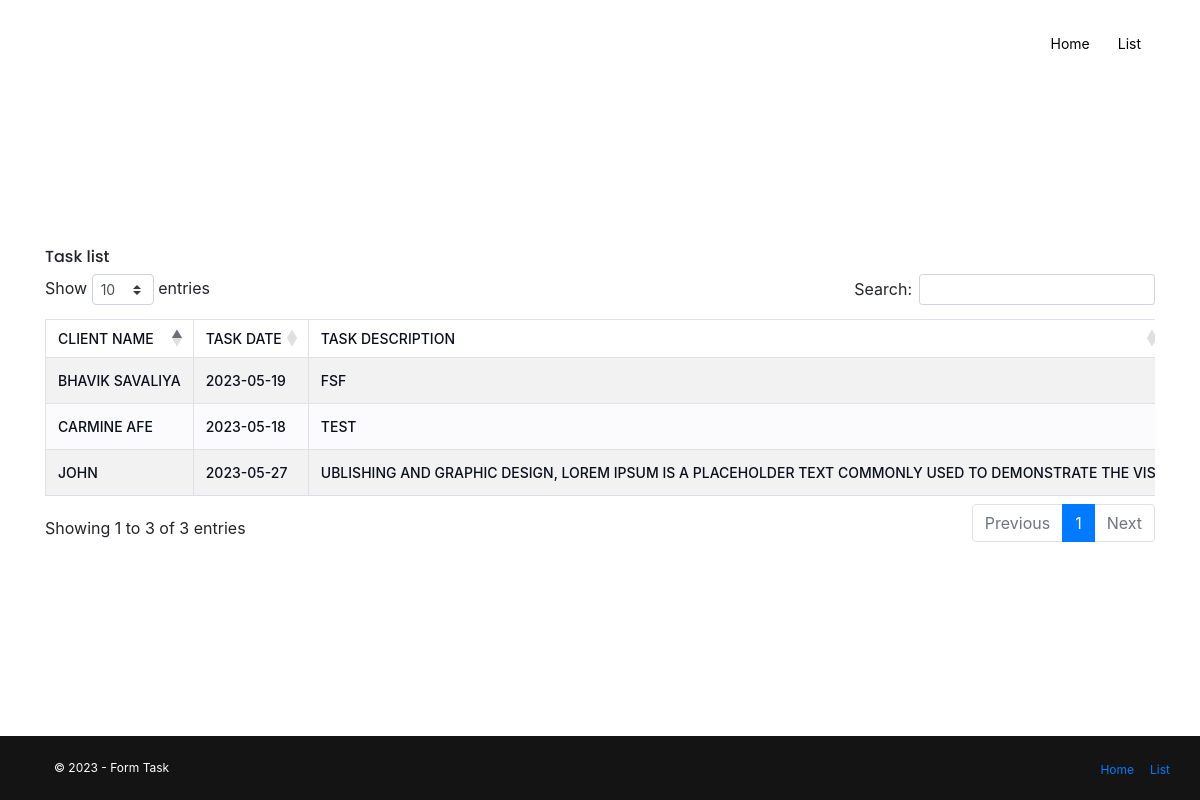
Screenshot of /index.php/website/list with the database file from the repository.
### tables this page shows
CREATE TABLE `tasks` (
  `id` int(11) NOT NULL,
  `client_name` text DEFAULT NULL,
  `created_at` timestamp NOT NULL DEFAULT current_timestamp(),
  `task_date` date DEFAULT NULL,
  `task_description` text DEFAULT NULL,
  `task_percentage` text DEFAULT NULL,
  `supporting_details` text DEFAULT NULL,
  `billing_type` enum('Billable','Non Billable') DEFAULT NULL
);

### application/controllers/Website.php (called while the page is built, shortened)
<?php
class Website extends CI_Controller {
    public function list(){
	    $this->load->model('Task_model');
	    $data['tasks'] = $this->Task_model->fetch_tasks();
	    $data['view']='website/list';
	    $data['page'] = 'page';
	    $data['title'] = 'Form Task| Store data';
		$this->load->view('website/layouts/main',$data);
	}
}

### index.php (called while the page is built, shortened)
<?php
require_once BASEPATH.'core/CodeIgniter.php';

### application/models/Task_model.php (called while the page is built, shortened)
<?php
class Task_model extends CI_model{
    public function fetch_tasks(){
		$this->db->select('*');
        $this->db->from('tasks');
        $this->db->order_by('id', 'desc');
        $query = $this->db->get();
        return $query->result();
	}
}
?>

### application/views/website/list.php (the view, shortened to what this page needs)
<section class="sptb login-sptb register-form">
	<div class="container customerpage sptb login-form">
		<div class="row single-page justify-content-center">
			<div class="col-lg-12 col-xl-12 col-md-12">
				<div class="section-title2 center-block text-left">
				    <h6>Task list</h6>
				    <div class="table-responsive">
					<table id="example" class="table table-bordered table-striped table-hover">
						<thead>
							<tr>
								<th>Client Name</th>
								<th>Task date</th>
								<th>Task description</th>
							</tr>
						</thead>
						<tbody>
						<?php
                                  if(!empty($tasks)){
                                  	foreach($tasks as $task){
                              ?>
                              	<tr>
                              		<th><?= $task->client_name;?></th>
                              		<th><?= $task->task_date;?></th>
                              		<th><?= $task->task_description;?></th>
                              	</tr>
                              <?php
                               	}
                               }
                              ?>
						</tbody>
					</table>
					</div>
				</div>
			</div>
		</div>
	</div>
</section>

### application/views/website/layouts/main.php (shortened to what this page needs)
<!doctype html>
<html lang="en" dir="ltr">
<head>
<?php $this->load->view('website/layouts/header_scripts'); ?>
</head>
<body>
<?php $this->load->view('website/layouts/header'); ?>
<?php $this->load->view($view); ?>
<?php $this->load->view('website/layouts/footer'); ?>
</body>
</html>

### application/views/website/layouts/header_scripts.php
<link href="<?=base_url();?>assets/css/style.css" rel="stylesheet" />
<link rel="stylesheet" type="text/css" href="https://cdnjs.cloudflare.com/ajax/libs/twitter-bootstrap/4.5.2/css/bootstrap.css"/>
<link rel="stylesheet" type="text/css" href="https://cdn.datatables.net/1.13.4/css/dataTables.bootstrap4.min.css"/>

### application/views/website/layouts/header.php (shortened to what this page needs)
<div class="header-main">
   <div class="horizontal-main clearfix">
      <div class="horizontal-mainwrapper container clearfix">
         <nav class="horizontalMenu clearfix d-md-flex">
            <ul class="horizontalMenu-list">
               <li><a href="<?php echo base_url('Website/index')?>">Home </a></li>
               <li><a href="<?php echo base_url('Website/list')?>">List</a></li>
            </ul>
         </nav>
      </div>
   </div>
</div>

### application/views/website/layouts/footer.php
<section class="cst-mb-align">
	<footer class="bg-dark-purple text-white">
		<div class="bg-dark-purple text-white p-0">
			<div class="container">
				<div class="row d-flex justify-content-between align-items-center py-1">
					<div>
					    <div class="mt-3 mb-3 text-center fs-12 mx-4">
						    <p class="mb-0">© 2023 - Form Task </p>
					    </div>
					</div>
					<div class="d-flex justify-content-center align-itmes-center">
					    <div class=" mt-3 mb-3 text-center ">
						<a href="<?php echo base_url('Website/index')?>" class="fs-12 ml-3">Home</a>
  							</div>
  							<div class=" mt-3 mb-3 text-center ">
  								<a href="<?php echo base_url('Website/list')?>" class="fs-12 ml-3"> List</a>
  							</div>
					</div>
				</div>
			</div>
		</div>
	</footer>
</section>

### rows the page displays
tasks: client_name "JOHN", task_date "2023-05-27", task_description "UBLISHING AND GRAPHIC DESIGN, LOREM IPSUM IS A PLACEHOLDER TEXT COMMONLY USED TO DEMONSTRATE THE VIS"
tasks: client_name "CARMINE AFE", task_date "2023-05-18", task_description "TEST"
tasks: client_name "BHAVIK SAVALIYA", task_date "2023-05-19", task_description "FSF"
